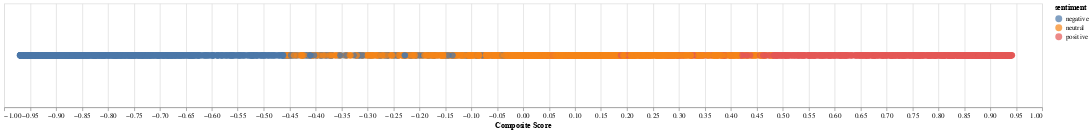

Source (notebook cell):
### Code cell
alt.data_transformers.disable_max_rows()
chart = alt.Chart(finbert_df_processed).mark_circle(size=80).encode(
    x=alt.X('composite_score', scale=alt.Scale(domain=[-1, 1]), title='Composite Score'),
    color='sentiment',
    tooltip=['title']
).properties(
    width=1500,
    height=150
).interactive()

chart

### Figure 1 — Vega-Lite specification as saved in the notebook (floating-point values rounded to 4 significant figures; data arrays with more than 128 entries replaced by an {"elided": "..."} marker saying what was removed)
{"config": {"view": {"continuousWidth": 400, "continuousHeight": 300}}, "data": {"name": "data-d80b5aae85bdf3ef518042d316bd56eb"}, "mark": {"type": "circle", "size": 80}, "encoding": {"color": {"field": "sentiment", "type": "nominal"}, "tooltip": [{"field": "title", "type": "nominal"}], "x": {"field": "composite_score", "scale": {"domain": [-1, 1]}, "title": "Composite Score", "type": "quantitative"}}, "height": 150, "selection": {"selector012": {"type": "interval", "bind": "scales", "encodings": ["x", "y"]}}, "width": 1500, "$schema": "https://vega.github.io/schema/vega-lite/v4.17.0.json", "datasets": {"data-d80b5aae85bdf3ef518042d316bd56eb": {"elided": "5375 records"}}}
